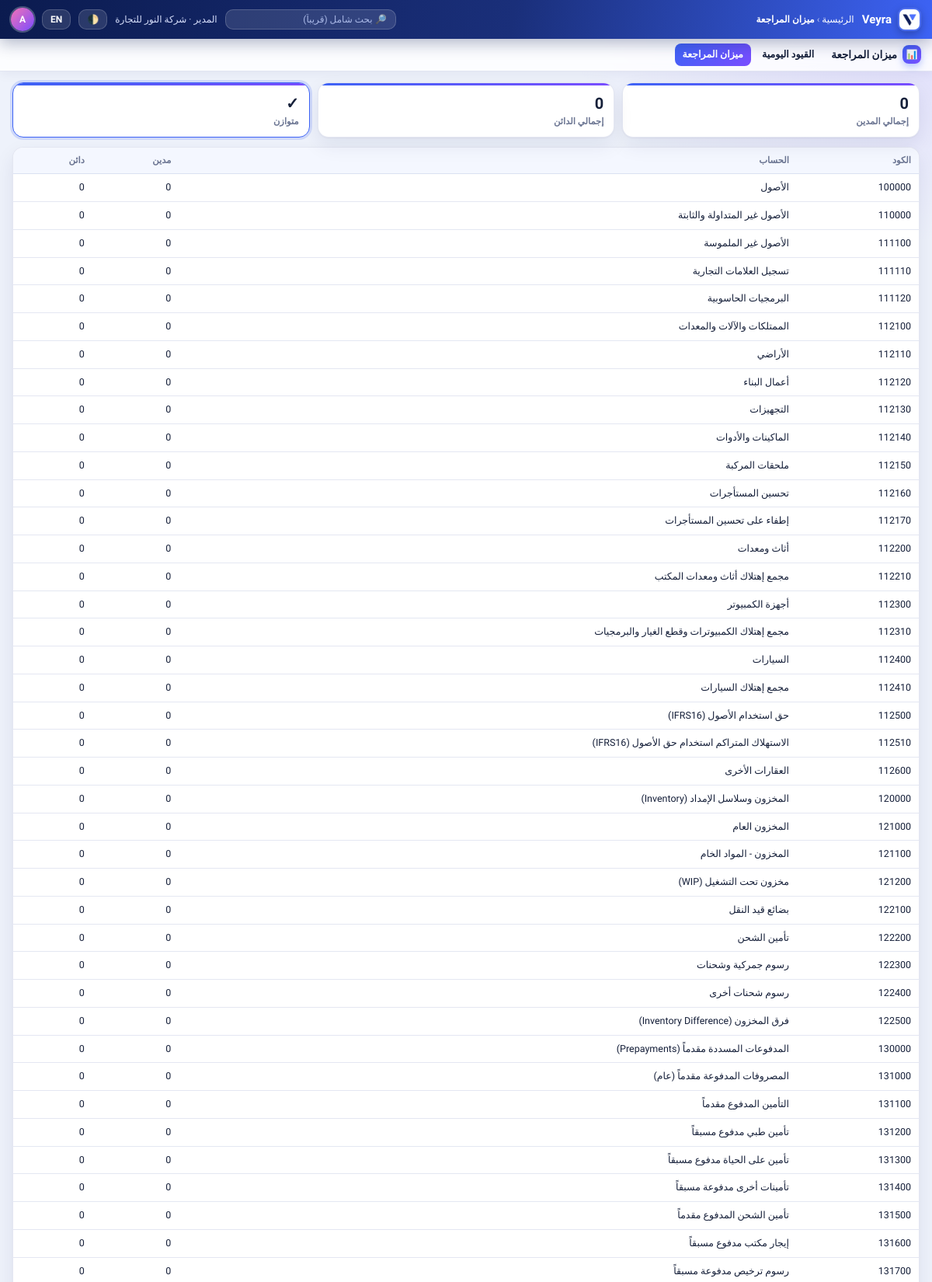
/accounting/trial-balance/ (signed in, upper part), run on the app's committed database.
### accounts/models.py (models this page shows, shortened)
class User(AbstractUser):
    company = models.ForeignKey("core.Company", null=True, blank=True,
                                on_delete=models.PROTECT, related_name="users")
    is_company_manager = models.BooleanField("مدير الشركة", default=False)
    allowed_modules = models.ManyToManyField("core.Module", blank=True, related_name="users")
    def can_access(self, code):
        if self.is_superuser:
            return True

### core/models.py (models this page shows, shortened)
class TimeStampedModel(models.Model):
    created_at = models.DateTimeField(auto_now_add=True)
    updated_at = models.DateTimeField(auto_now=True)
    class Meta:
        abstract = True

class Company(TimeStampedModel):
    name = models.CharField("اسم الشركة", max_length=150)
    code = models.CharField("كود الشركة", max_length=20, unique=True)
    country = models.CharField("البلد", max_length=2, default="EG")
    currency = models.CharField("العملة", max_length=3, default="EGP")
    version = models.CharField("إصدار النظام", max_length=20, default="2.4.0")
    is_active = models.BooleanField("نشطة", default=True)

### accounting/models.py (models this page shows, shortened)
class Account(TimeStampedModel):
    TYPES = [("asset", "أصل"), ("liability", "التزام"), ("equity", "حقوق ملكية"),
             ("income", "إيراد"), ("expense", "مصروف")]
    company = models.ForeignKey(Company, on_delete=models.CASCADE, related_name="accounts")
    code = models.CharField("الكود", max_length=10)
    name = models.CharField("الاسم", max_length=100)
    type = models.CharField("النوع", max_length=10, choices=TYPES)
    class Meta:
        unique_together = [("company", "code")]
        ordering = ["code"]

### accounting/views.py (the view)
# urls.py: path("accounting/trial-balance/", accounting_views.trial_balance_view, name="trial_balance"),
@module_required("accounting")
def trial_balance_view(request):
    rows, total_d, total_c = trial_balance(request.user.company)
    return render(request, "trial_balance.html", {
        "rows": rows, "total_d": total_d, "total_c": total_c,
        "balanced": total_d == total_c, "menus": [("القيود اليومية", "journal_list"), ("ميزان المراجعة", "trial_balance")],
        "icon": "📊", "title": "ميزان المراجعة",
    })

### accounting/services.py (called while the page is built)
def trial_balance(company):
    rows = []
    for acc in Account.objects.filter(company=company).order_by("code"):
        agg = JournalLine.objects.filter(account=acc, entry__company=company).aggregate(
            d=Sum("debit"), c=Sum("credit"))
        rows.append({"account": acc, "debit": agg["d"] or Decimal("0"), "credit": agg["c"] or Decimal("0")})
    total_d = sum((r["debit"] for r in rows), Decimal("0"))
    total_c = sum((r["credit"] for r in rows), Decimal("0"))
    return rows, total_d, total_c

### core/context_processors.py (called while the page is built)
def module_nav(request):
    user = getattr(request, "user", None)
    match = getattr(request, "resolver_match", None)
    if not user or not user.is_authenticated or not user.company_id or not match:
        return {"subs": []}
    code = URL_MODULE.get(match.url_name)
    if not code:
        return {"subs": []}
    enabled = set(CompanyModule.objects.filter(company_id=user.company_id, enabled=True)
                  .values_list("module__code", flat=True))
    subs = [m for m in Module.objects.filter(parent__code=code) if m.code in enabled and user.can_access(m.code)]
    return {"subs": subs, "current_module": code}

### core/i18n_dict.py (called while the page is built)
def translate(text, lang):
    if lang == "en":
        return EN.get(text, text)
    return text

### core/templatetags/veyra_i18n.py (called while the page is built)
@register.filter
def tr(value):
    if value is None:
        return ""
    return translate(str(value), get_language())

### templates/trial_balance.html (shortened to what this page needs)
{% extends "base.html" %}
{% load veyra_i18n %}
{% block crumb %}<a href="{% url 'home' %}">{{ 'الرئيسية'|tr }}</a> › <b>{{ title|tr }}</b>{% endblock %}
{% block modnav %}
<nav class="modnav">
  <span class="mname"><span class="mico">{{ icon }}</span>{{ title|tr }}</span>
  {% for label, url in menus %}<a href="{% url url %}" class="{% if url == request.resolver_match.url_name %}on{% endif %}">{{ label|tr }}</a>{% endfor %}
</nav>
{% endblock %}
{% block content %}
<div class="stats">
  <div class="stat"><div class="c">{{ total_d }}</div><div class="l">{{ 'إجمالي المدين'|tr }}</div></div>
  <div class="stat"><div class="c">{{ total_c }}</div><div class="l">{{ 'إجمالي الدائن'|tr }}</div></div>
  <div class="stat {% if balanced %}on{% endif %}"><div class="c">{% if balanced %}✓{% else %}✗{% endif %}</div><div class="l">{% if balanced %}{{ 'متوازن'|tr }}{% else %}{{ 'غير متوازن'|tr }}{% endif %}</div></div>
</div>
<table class="tbl">
  <thead><tr><th>{{ 'الكود'|tr }}</th><th>{{ 'الحساب'|tr }}</th><th>{{ 'مدين'|tr }}</th><th>{{ 'دائن'|tr }}</th></tr></thead>
  <tbody>
  {% for r in rows %}
    <tr><td>{{ r.account.code }}</td><td>{{ r.account.name }}</td><td>{{ r.debit }}</td><td>{{ r.credit }}</td></tr>
  {% empty %}<tr><td colspan="4" class="empty">{{ 'لا توجد سجلات'|tr }}</td></tr>{% endfor %}
  </tbody>
</table>
{% endblock %}

### templates/base.html (shortened to what this page needs)
{% load static i18n veyra_i18n %}<!DOCTYPE html>
<html lang="{{ request.LANGUAGE_CODE|default:'ar' }}" dir="{% if request.LANGUAGE_CODE == 'en' %}ltr{% else %}rtl{% endif %}" data-theme="light">
<head>
<link rel="stylesheet" href="{% static 'css/app.css' %}">
</head>
<body>
<header class="topbar">
  <a href="{% url 'home' %}" class="brand"><img class="logo" src="{% static 'img/logo.png' %}" alt="Veyra"> Veyra</a>
  <span class="crumb">{% block crumb %}<b>{% if request.LANGUAGE_CODE == 'en' %}Home{% else %}الرئيسية{% endif %}</b>{% endblock %}</span>
  {% if user.is_authenticated %}
  <input class="search" placeholder="🔎 {{ 'بحث شامل (قريباً)'|tr }}" disabled>
  <span class="who">{{ user.get_full_name|default:user.username }}{% if user.company %} · {{ user.company.name }}{% endif %}</span>
  {% endif %}
  <button class="iconbtn" id="theme-btn" type="button" onclick="toggleTheme()" title="dark / light">🌓</button>
  <form class="lang-form" method="post" action="{% url 'set_language' %}">{% csrf_token %}
    <button class="iconbtn" type="submit">{% if request.LANGUAGE_CODE == 'en' %}عربي{% else %}EN{% endif %}</button>
  </form>
  {% if user.is_authenticated %}
  <details class="dd">
    <summary><span class="avatar">{{ user.username|slice:":1"|upper }}</span></summary>
  </details>
  {% else %}
  <a class="btn sm" href="{% url 'login' %}">{{ 'دخول'|tr }}</a>
  {% endif %}
</header>
{% block modnav %}{% endblock %}
<main class="rise">
  {% block content %}{% endblock %}
</main>
</body>
</html>

### static/css/app.css (style rules this page uses)
:root { --navy:#0B1B4F;--navy2:#1A2F7A;--blue:#3D63F5;--violet:#7A4DFF;--text:#16203A;--muted:#6B7592;--line:rgba(120,135,190,.2);--card:#ffffff;--glass:rgba(255,255,255,.82);--bg:#EEF2FB;--th:#F4F7FF;--shadow:0 1px 2px rgba(11,27,79,.05),0 10px 26px rgba(11,27,79,.08);--shadow-lg:0 18px 44px rgba(61,99,245,.2) }
* { box-sizing:border-box }
html,body { width:100%;min-height:100% }
body { margin:0;font-family:"Cairo","Segoe UI",Tahoma,Arial,sans-serif;color:var(--text);background:radial-gradient(900px 520px at 0% -5%,rgba(61,99,245,.16),transparent 60%),radial-gradient(800px 520px at 100% 0%,rgba(122,77,255,.14),transparent 60%),var(--bg);background-attachment:fixed;font-size:13px;line-height:1.5 }
a { color:inherit }
.topbar { position:sticky;top:0;z-index:30;display:flex;align-items:center;gap:10px;height:50px;padding:0 14px;background:linear-gradient(100deg,var(--navy),var(--navy2) 55%,var(--blue));color:#fff;box-shadow:0 6px 20px rgba(11,27,79,.3) }
.topbar a { text-decoration:none;color:#fff }
.brand { display:flex;align-items:center;gap:8px;font-weight:900;font-size:15px }
.brand img.logo { width:30px;height:30px;border-radius:9px;object-fit:contain;background:rgba(255,255,255,.1);padding:2px;box-shadow:0 4px 12px rgba(0,0,0,.25) }
.crumb { color:#BFCBF2;font-size:12px }
.crumb b { color:#fff }
.search { width:220px;background:rgba(255,255,255,.12);border:1px solid rgba(255,255,255,.18);color:#fff;padding:5px 11px;border-radius:10px;font-size:12px;font-family:inherit }
.search::placeholder { color:#A9B8E6 }
.iconbtn { background:rgba(255,255,255,.12);border:1px solid rgba(255,255,255,.18);color:#fff;border-radius:10px;padding:5px 10px;font-size:12px;font-weight:700;cursor:pointer;font-family:inherit }
.who { font-size:12px;color:#D6DEFA }
.avatar { display:inline-flex;width:30px;height:30px;border-radius:50%;background:linear-gradient(135deg,#F472B6,#7A4DFF);align-items:center;justify-content:center;font-weight:800;font-size:12px;box-shadow:0 0 0 2px rgba(255,255,255,.25);cursor:pointer }
details.dd { position:relative }
details.dd>summary { list-style:none;cursor:pointer }
.modnav { display:flex;align-items:center;gap:4px;padding:6px 14px;background:var(--glass);backdrop-filter:blur(12px);border-bottom:1px solid var(--line);position:sticky;top:50px;z-index:25;flex-wrap:wrap;box-shadow:0 4px 14px rgba(11,27,79,.05) }
.mname { display:flex;align-items:center;gap:7px;font-weight:900;font-size:13.5px;margin-inline-end:8px }
.mico { width:24px;height:24px;border-radius:8px;background:linear-gradient(135deg,var(--blue),var(--violet));display:inline-flex;align-items:center;justify-content:center;font-size:12px;box-shadow:0 4px 10px rgba(61,99,245,.35) }
.modnav a { padding:5px 10px;border-radius:8px;text-decoration:none;font-weight:700;font-size:12.5px;color:var(--text) }
.modnav a.on { background:linear-gradient(135deg,var(--blue),var(--violet));color:#fff }
main { padding:14px 16px 40px;width:100%;margin:0 }
.rise { animation:rise .4s cubic-bezier(.2,.8,.2,1) both }
.stats { display:grid;grid-template-columns:repeat(auto-fit,minmax(130px,1fr));gap:10px;margin:0 0 12px }
.stat { position:relative;overflow:hidden;padding:11px 13px;border-radius:14px;background:var(--card);border:1px solid var(--line);box-shadow:var(--shadow);text-decoration:none;color:var(--text);transition:transform .2s,box-shadow .2s }
.stat::before { content:"";position:absolute;top:0;right:0;left:0;height:3px;background:linear-gradient(90deg,var(--blue),var(--violet)) }
.stat .c { font-size:20px;font-weight:900 }
.stat .l { font-size:11.5px;color:var(--muted);font-weight:700 }
.stat.on { border-color:var(--blue);box-shadow:0 0 0 3px rgba(61,99,245,.18) }
.tbl { width:100%;border-collapse:separate;border-spacing:0;background:var(--card);border:1px solid var(--line);border-radius:14px;overflow:hidden;box-shadow:var(--shadow) }
.tbl th,.tbl td { padding:8px 10px;text-align:start;border-bottom:1px solid var(--line);white-space:nowrap;font-size:12.5px }
.tbl th { font-size:11.5px;color:var(--muted);background:var(--th);font-weight:800 }
.tbl tbody tr { transition:background .2s }
input,select,textarea { font-family:inherit;font-size:12.5px;padding:7px 10px;border-radius:10px;border:1px solid var(--line);background:var(--card);color:var(--text);outline:none;transition:border-color .2s,box-shadow .2s }
.lang-form { margin:0 }

### data on the page
User: get_full_name "المدير", company.name "شركة النور للتجارة", username "A"
Account: account.code "100000", account.name "الأصول", debit "0", credit "0"
Account: account.code "110000", account.name "الأصول غير المتداولة والثابتة", debit "0", credit "0"
Account: account.code "111100", account.name "الأصول غير الملموسة", debit "0", credit "0"
Account: account.code "111110", account.name "تسجيل العلامات التجارية", debit "0", credit "0"
Account: account.code "111120", account.name "البرمجيات الحاسوبية", debit "0", credit "0"
Account: account.code "112100", account.name "الممتلكات والآلات والمعدات", debit "0", credit "0"
Account: account.code "112110", account.name "الأراضي", debit "0", credit "0"
Account: account.code "112120", account.name "أعمال البناء", debit "0", credit "0"
Account: account.code "112130", account.name "التجهيزات", debit "0", credit "0"
Account: account.code "112140", account.name "الماكينات والأدوات", debit "0", credit "0"
Account: account.code "112150", account.name "ملحقات المركبة", debit "0", credit "0"
Account: account.code "112160", account.name "تحسين المستأجرات", debit "0", credit "0"
Account: account.code "112170", account.name "إطفاء على تحسين المستأجرات", debit "0", credit "0"
Account: account.code "112200", account.name "أثاث ومعدات", debit "0", credit "0"
Account: account.code "112210", account.name "مجمع إهتلاك أثاث ومعدات المكتب", debit "0", credit "0"
Account: account.code "112300", account.name "أجهزة الكمبيوتر", debit "0", credit "0"
Account: account.code "112310", account.name "مجمع إهتلاك الكمبيوترات وقطع الغيار والبرمجيات", debit "0", credit "0"
Account: account.code "112400", account.name "السيارات", debit "0", credit "0"
Account: account.code "112410", account.name "مجمع إهتلاك السيارات", debit "0", credit "0"
Account: account.code "112500", account.name "حق استخدام الأصول (IFRS16)", debit "0", credit "0"
Account: account.code "112510", account.name "الاستهلاك المتراكم استخدام حق الأصول (IFRS16)", debit "0", credit "0"
Account: account.code "112600", account.name "العقارات الأخرى", debit "0", credit "0"
Account: account.code "120000", account.name "المخزون وسلاسل الإمداد (Inventory)", debit "0", credit "0"
Account: account.code "121000", account.name "المخزون العام", debit "0", credit "0"
Account: account.code "121100", account.name "المخزون - المواد الخام", debit "0", credit "0"
Account: account.code "121200", account.name "مخزون تحت التشغيل (WIP)", debit "0", credit "0"
Account: account.code "122100", account.name "بضائع قيد النقل", debit "0", credit "0"
Account: account.code "122200", account.name "تأمين الشحن", debit "0", credit "0"
Account: account.code "122300", account.name "رسوم جمركية وشحنات", debit "0", credit "0"
Account: account.code "122400", account.name "رسوم شحنات أخرى", debit "0", credit "0"
Account: account.code "122500", account.name "فرق المخزون (Inventory Difference)", debit "0", credit "0"
Account: account.code "130000", account.name "المدفوعات المسددة مقدماً (Prepayments)", debit "0", credit "0"
Account: account.code "131000", account.name "المصروفات المدفوعة مقدماً (عام)", debit "0", credit "0"
Account: account.code "131100", account.name "التأمين المدفوع مقدماً", debit "0", credit "0"
Account: account.code "131200", account.name "تأمين طبي مدفوع مسبقاً", debit "0", credit "0"
Account: account.code "131300", account.name "تأمين على الحياة مدفوع مسبقاً", debit "0", credit "0"
Account: account.code "131400", account.name "تأمينات أخرى مدفوعة مسبقاً", debit "0", credit "0"
Account: account.code "131500", account.name "تأمين الشحن المدفوع مقدماً", debit "0", credit "0"
Account: account.code "131600", account.name "إيجار مكتب مدفوع مسبقاً", debit "0", credit "0"
Account: account.code "131700", account.name "رسوم ترخيص مدفوعة مسبقاً", debit "0", credit "0"

### other printed values
{{ 'الرئيسية'|tr }} "الرئيسية"
{{ title|tr }} "ميزان المراجعة"
{{ icon }} "📊"
{{ label|tr }} "القيود اليومية" "ميزان المراجعة"
{{ total_d }} "0"
{{ 'إجمالي المدين'|tr }} "إجمالي المدين"
{{ total_c }} "0"
{{ 'إجمالي الدائن'|tr }} "إجمالي الدائن"
{{ 'متوازن'|tr }} "متوازن"
{{ 'الكود'|tr }} "الكود"
{{ 'الحساب'|tr }} "الحساب"
{{ 'مدين'|tr }} "مدين"
{{ 'دائن'|tr }} "دائن"
